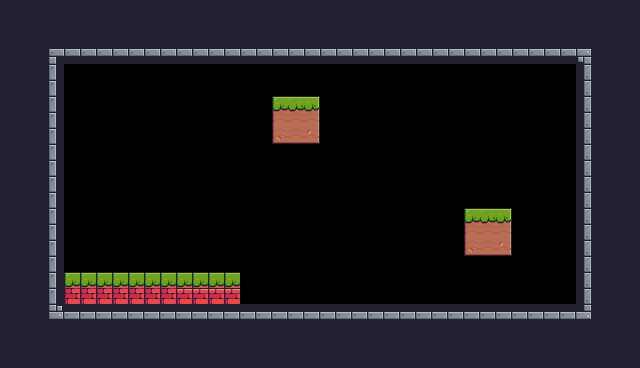

Below is a game level as drawn by its tile map, then a one-line description and the .tmx file that defines it, in full:
An orthogonal 40x23 tile map with 16x16 px tiles, 1 tile layer (Background).

<map version="1.10" tiledversion="1.10.2" orientation="orthogonal" renderorder="right-down" width="40" height="23" tilewidth="16" tileheight="16" infinite="0" nextlayerid="3" nextobjectid="1">
 <tileset firstgid="1" source="PixelAdventure01.tsx" />
 <layer id="1" name="Background" width="40" height="23">
  <data encoding="csv">
24,24,24,24,24,24,24,24,24,24,24,24,24,24,24,24,24,24,24,24,24,24,24,24,24,24,24,24,24,24,24,24,24,24,24,24,24,24,24,24,
24,24,24,24,24,24,24,24,24,24,24,24,24,24,24,24,24,24,24,24,24,24,24,24,24,24,24,24,24,24,24,24,24,24,24,24,24,24,24,24,
24,24,24,24,24,24,24,24,24,24,24,24,24,24,24,24,24,24,24,24,24,24,24,24,24,24,24,24,24,24,24,24,24,24,24,24,24,24,24,24,
24,24,24,1,2,2,2,2,2,2,2,2,2,2,2,2,2,2,2,2,2,2,2,2,2,2,2,2,2,2,2,2,2,2,2,2,3,24,24,24,
24,24,24,23,0,0,0,0,0,0,0,0,0,0,0,0,0,0,0,0,0,0,0,0,0,0,0,0,0,0,0,0,0,0,0,0,25,24,24,24,
24,24,24,23,0,0,0,0,0,0,0,0,0,0,0,0,0,0,0,0,0,0,0,0,0,0,0,0,0,0,0,0,0,0,0,0,25,24,24,24,
24,24,24,23,0,0,0,0,0,0,0,0,0,0,0,0,0,7,8,9,0,0,0,0,0,0,0,0,0,0,0,0,0,0,0,0,25,24,24,24,
24,24,24,23,0,0,0,0,0,0,0,0,0,0,0,0,0,29,30,31,0,0,0,0,0,0,0,0,0,0,0,0,0,0,0,0,25,24,24,24,
24,24,24,23,0,0,0,0,0,0,0,0,0,0,0,0,0,51,52,53,0,0,0,0,0,0,0,0,0,0,0,0,0,0,0,0,25,24,24,24,
24,24,24,23,0,0,0,0,0,0,0,0,0,0,0,0,0,0,0,0,0,0,0,0,0,0,0,0,0,0,0,0,0,0,0,0,25,24,24,24,
24,24,24,23,0,0,0,0,0,0,0,0,0,0,0,0,0,0,0,0,0,0,0,0,0,0,0,0,0,0,0,0,0,0,0,0,25,24,24,24,
24,24,24,23,0,0,0,0,0,0,0,0,0,0,0,0,0,0,0,0,0,0,0,0,0,0,0,0,0,0,0,0,0,0,0,0,25,24,24,24,
24,24,24,23,0,0,0,0,0,0,0,0,0,0,0,0,0,0,0,0,0,0,0,0,0,0,0,0,0,0,0,0,0,0,0,0,25,24,24,24,
24,24,24,23,0,0,0,0,0,0,0,0,0,0,0,0,0,0,0,0,0,0,0,0,0,0,0,0,0,7,8,9,0,0,0,0,25,24,24,24,
24,24,24,23,0,0,0,0,0,0,0,0,0,0,0,0,0,0,0,0,0,0,0,0,0,0,0,0,0,29,30,31,0,0,0,0,25,24,24,24,
24,24,24,23,0,0,0,0,0,0,0,0,0,0,0,0,0,0,0,0,0,0,0,0,0,0,0,0,0,51,52,53,0,0,0,0,25,24,24,24,
24,24,24,23,0,0,0,0,0,0,0,0,0,0,0,0,0,0,0,0,0,0,0,0,0,0,0,0,0,0,0,0,0,0,0,0,25,24,24,24,
24,24,24,23,7,7,7,7,7,7,7,7,7,7,7,0,0,0,0,0,0,0,0,0,0,0,0,0,0,0,0,0,0,0,0,0,25,24,24,24,
24,24,24,23,128,128,128,128,128,128,128,106,106,106,106,0,0,0,0,0,0,0,0,0,0,0,0,0,0,0,0,0,0,0,0,0,25,24,24,24,
24,24,24,45,46,46,46,46,46,46,46,46,46,46,46,46,46,46,46,46,46,46,46,46,46,46,46,46,46,46,46,46,46,46,46,46,47,24,24,24,
24,24,24,24,24,24,24,24,24,24,24,24,24,24,24,24,24,24,24,24,24,24,24,24,24,24,24,24,24,24,24,24,24,24,24,24,24,24,24,24,
24,24,24,24,24,24,24,24,24,24,24,24,24,24,24,24,24,24,24,24,24,24,24,24,24,24,24,24,24,24,24,24,24,24,24,24,24,24,24,24,
24,24,24,24,24,24,24,24,24,24,24,24,24,24,24,24,24,24,24,24,24,24,24,24,24,24,24,24,24,24,24,24,24,24,24,24,24,24,24,24
</data>
 </layer>
</map>
